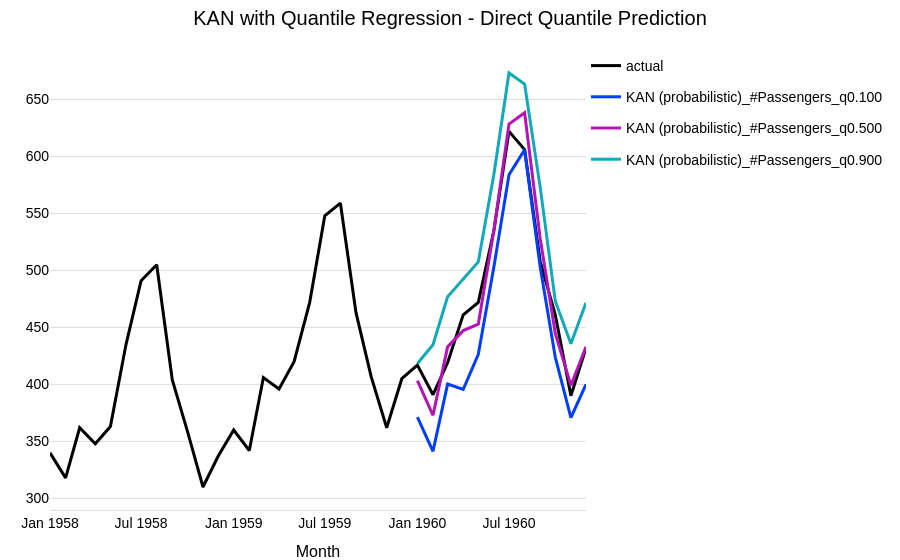

Notebook code for this chart:
### Markdown cell above
## 3. Probabilistic Forecasting

`NeuralForecastModel` supports probabilistic forecasting through **Darts' likelihood models**. This works with **any** NeuralForecast base model.

Let's use **Quantile Regression** with a **KAN** (Kolmogorov-Arnold Network) model — a model only available through NeuralForecast.

<div class="alert alert-success" role="alert">
  Darts offers many other likelihood models such as Gaussian, Poisson, Laplace and more. You can find a complete list  
  <a href="https://unit8co.github.io/darts/generated_api/darts.utils.likelihood_models.torch.html">here</a>.
</div>

### Code cell
# KAN model that forecasts expected quantiles [0.1, 0.5, 0.9]
model_kan = NeuralForecastModel(
    model="KAN",
    likelihood=QuantileRegression(quantiles=[0.1, 0.5, 0.9]),
    **darts_kwargs,
)

# fit and predict
model_kan.fit(train)
pred_prob = model_kan.predict(
    n=output_chunk_length,
    series=train,
    predict_likelihood_parameters=True,  # predict quantiles directly
)

# plot
fig = series[-3 * output_chunk_length :].plotly(label="actual")
fig = pred_prob.plotly(label="KAN (probabilistic)", fig=fig)
fig.update_layout(
    title="KAN with Quantile Regression - Direct Quantile Prediction",
    legend=dict(xanchor="left"),
)

### Figure 1 — Plotly figure (JSON) as saved in the notebook; plotly's stock layout.template omitted (floating-point values rounded to 4 significant figures)
{"data": [{"hovertemplate": "<b>actual</b>: %{y:.3g}<extra></extra>", "legendgroup": "actual", "line": {"color": "#000000"}, "mode": "lines", "name": "actual", "type": "scatter", "x": ["1958-01-01T00:00:00.000000", "1958-02-01T00:00:00.000000", "1958-03-01T00:00:00.000000", "1958-04-01T00:00:00.000000", "1958-05-01T00:00:00.000000", "1958-06-01T00:00:00.000000", "1958-07-01T00:00:00.000000", "1958-08-01T00:00:00.000000", "1958-09-01T00:00:00.000000", "1958-10-01T00:00:00.000000", "1958-11-01T00:00:00.000000", "1958-12-01T00:00:00.000000", "1959-01-01T00:00:00.000000", "1959-02-01T00:00:00.000000", "1959-03-01T00:00:00.000000", "1959-04-01T00:00:00.000000", "1959-05-01T00:00:00.000000", "1959-06-01T00:00:00.000000", "1959-07-01T00:00:00.000000", "1959-08-01T00:00:00.000000", "1959-09-01T00:00:00.000000", "1959-10-01T00:00:00.000000", "1959-11-01T00:00:00.000000", "1959-12-01T00:00:00.000000", "1960-01-01T00:00:00.000000", "1960-02-01T00:00:00.000000", "1960-03-01T00:00:00.000000", "1960-04-01T00:00:00.000000", "1960-05-01T00:00:00.000000", "1960-06-01T00:00:00.000000", "1960-07-01T00:00:00.000000", "1960-08-01T00:00:00.000000", "1960-09-01T00:00:00.000000", "1960-10-01T00:00:00.000000", "1960-11-01T00:00:00.000000", "1960-12-01T00:00:00.000000"], "y": [340.0, 318.0, 362.0, 348.0, 363.0, 435.0, 491.0, 505.0, 404.0, 359.0, 310.0, 337.0, 360.0, 342.0, 406.0, 396.0, 420.0, 472.0, 548.0, 559.0, 463.0, 407.0, 362.0, 405.0, 417.0, 391.0, 419.0, 461.0, 472.0, 535.0, 622.0, 606.0, 508.0, 461.0, 390.0, 432.0]}, {"hovertemplate": "<b>KAN (probabilistic)_#Passengers_q0.100</b>: %{y:.3g}<extra></extra>", "legendgroup": "KAN (probabilistic)_#Passengers_q0.100", "line": {"color": "#003dfd"}, "mode": "lines", "name": "KAN (probabilistic)_#Passengers_q0.100", "type": "scatter", "x": ["1960-01-01T00:00:00.000000", "1960-02-01T00:00:00.000000", "1960-03-01T00:00:00.000000", "1960-04-01T00:00:00.000000", "1960-05-01T00:00:00.000000", "1960-06-01T00:00:00.000000", "1960-07-01T00:00:00.000000", "1960-08-01T00:00:00.000000", "1960-09-01T00:00:00.000000", "1960-10-01T00:00:00.000000", "1960-11-01T00:00:00.000000", "1960-12-01T00:00:00.000000"], "y": [371.2, 341.3, 400.3, 395.6, 426.5, 503.3, 584.0, 605.9, 503.0, 423.8, 370.9, 400.1]}, {"hovertemplate": "<b>KAN (probabilistic)_#Passengers_q0.500</b>: %{y:.3g}<extra></extra>", "legendgroup": "KAN (probabilistic)_#Passengers_q0.500", "line": {"color": "#b512b8"}, "mode": "lines", "name": "KAN (probabilistic)_#Passengers_q0.500", "type": "scatter", "x": ["1960-01-01T00:00:00.000000", "1960-02-01T00:00:00.000000", "1960-03-01T00:00:00.000000", "1960-04-01T00:00:00.000000", "1960-05-01T00:00:00.000000", "1960-06-01T00:00:00.000000", "1960-07-01T00:00:00.000000", "1960-08-01T00:00:00.000000", "1960-09-01T00:00:00.000000", "1960-10-01T00:00:00.000000", "1960-11-01T00:00:00.000000", "1960-12-01T00:00:00.000000"], "y": [403.2, 372.9, 433.0, 447.2, 452.8, 535.2, 628.3, 638.4, 528.1, 444.8, 399.1, 433.1]}, {"hovertemplate": "<b>KAN (probabilistic)_#Passengers_q0.900</b>: %{y:.3g}<extra></extra>", "legendgroup": "KAN (probabilistic)_#Passengers_q0.900", "line": {"color": "#11a9ba"}, "mode": "lines", "name": "KAN (probabilistic)_#Passengers_q0.900", "type": "scatter", "x": ["1960-01-01T00:00:00.000000", "1960-02-01T00:00:00.000000", "1960-03-01T00:00:00.000000", "1960-04-01T00:00:00.000000", "1960-05-01T00:00:00.000000", "1960-06-01T00:00:00.000000", "1960-07-01T00:00:00.000000", "1960-08-01T00:00:00.000000", "1960-09-01T00:00:00.000000", "1960-10-01T00:00:00.000000", "1960-11-01T00:00:00.000000", "1960-12-01T00:00:00.000000"], "y": [418.4, 434.8, 476.9, 492.7, 507.5, 584.4, 673.2, 663.5, 573.1, 473.0, 435.8, 471.7]}], "layout": {"hovermode": "x unified", "legend": {"xanchor": "left"}, "title": {"text": "KAN with Quantile Regression - Direct Quantile Prediction"}, "xaxis": {"title": {"text": "Month"}}}}
